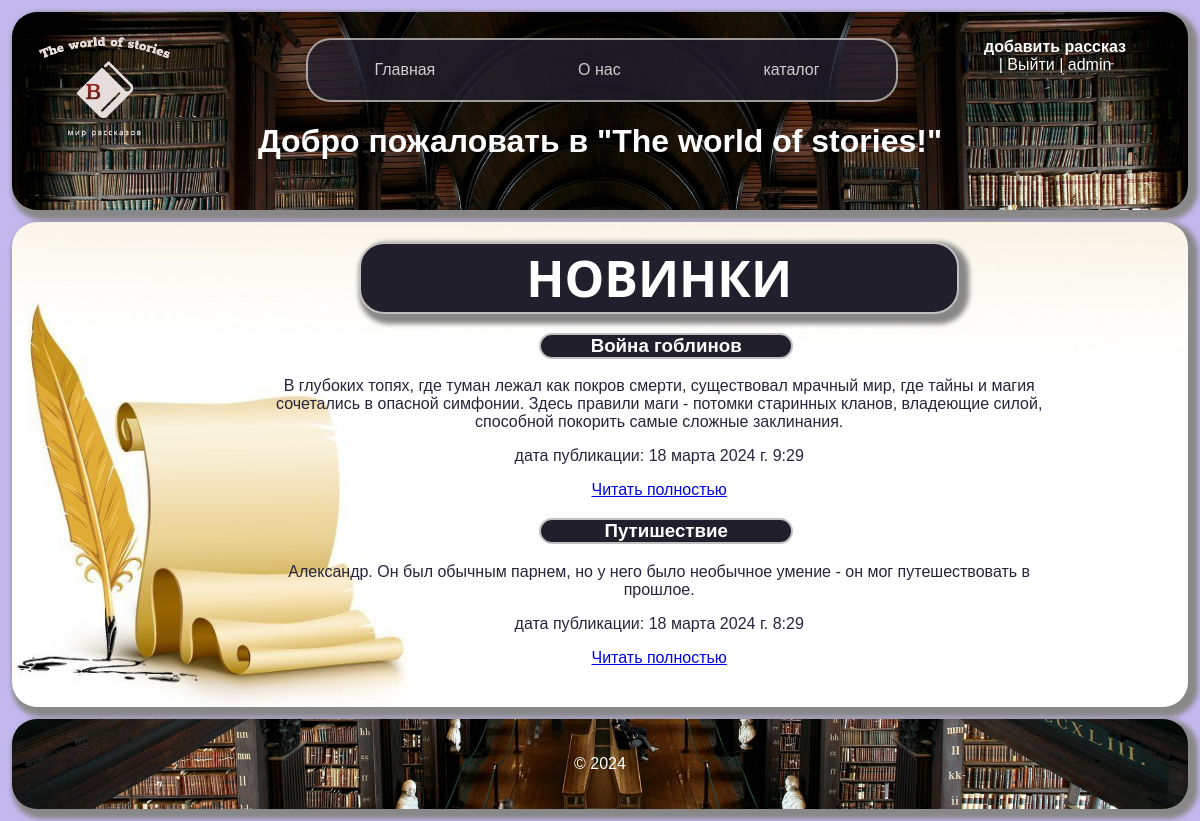
/catalog/ (signed in), run on the app's committed database.
### my_catalog/models.py (models this page shows, shortened)
class Story(models.Model):
    title = models.CharField(verbose_name='Название', max_length=250)
    summary = models.CharField(verbose_name='Краткое описание', max_length=250, blank=True)
    content = models.TextField(verbose_name='Текст')
    poster = models.ImageField(upload_to='media/', verbose_name='Постер', null=True, blank=True)
    date_publisher = models.DateTimeField(verbose_name='Дата публикации', auto_now=True)
    publisher = models.BooleanField(verbose_name='Публикация', default=True)
    class Meta:
        verbose_name = 'История'
        verbose_name_plural = 'Истории'
        ordering = ['-date_publisher']

### my_catalog/views.py (the view)
# urls.py: path('',views.catalog_home, name='catalog_home' ),
def catalog_home(request):
    story = Story.objects.order_by('-date_publisher')
    return render(request, 'my_catalog/catalog_main.html', {'story': story})

### my_catalog/templates/my_catalog/catalog_main.html (shortened to what this page needs)
{% extends 'base.html' %}
{% block content %}
    <div class="features-catalog">
        <h1 class="title">НОВИНКИ</h1>
        {% if story %}
            {% for item in story %}
                <div class="al ">
                    <h3 class="name-story">{{ item.title }}</h3>
                    <p class="summer">{{ item.summary }}</p>
                    <p class="date">дата публикации: {{ item.date_publisher }}</p>
                    <a href="{% url 'story-detail' item.id %}" class="btn btn-warning">Читать полностью</a>
                </div>
            {% endfor %}
        {% else %}
            <p>Ещё нет записей</p>
        {% endif %}
    </div>
{% endblock %}

### templates/base.html (shortened to what this page needs)
{% load static %}
<!DOCTYPE html>
<html lang="ru">
<head>
    <link rel="stylesheet" href="{% static 'my_blog/css/index.css'%}">
</head>
<body>
    <header>
        <a href="{% url 'home' %}"><img class="logo" src="/static/media/lable_img.png" width="150px" alt="Логотип"><img class="logo" src="/static/media/lable_img.png" width="150px" alt="Логотип"></a>
        <ul>
            <li class="reg">
                    {% if user.is_authenticated %}
                        <p> <strong><a href="{% url 'create' %}" class="creat creat_story">добавить рассказ</a> </strong><br>|
                            <a href="{% url 'users:logout' %}" class="exet">Выйти</a> | {{ user.username }}</p>
                    {% else %}
                        <a href="{% url 'users:login' %}" class="login">Войти</a>
                        <a href="{% url 'users:register' %}" class="regis">Регистрация</a>
                    {% endif %}
                </li>
        </ul>
        <nav>
            <ul>
                <li class="home"><a href="{% url 'home' %}" >Главная</a></li>
                <li class="about"><a href="{% url 'about' %}" >О нас</a></li>
                <li class="catalog"><a href="{% url 'catalog_home' %}" >каталог</a></li>
            </ul>
        </nav>
        <h1 class="hello">Добро пожаловать в "The world of stories!"</h1><br>{{ title }}
    </header>
    <main>
        <section>
            {% block content %}
            {% endblock %}
        </section>
    </main>
    <footer>
        <p>&copy; 2024  {{ title }} </p>
    </footer>
</body>
</html>

### my_blog/static/my_blog/css/index.css (style rules this page uses)
body { font-family: Arial, sans-serif; margin: 0; background: #C3B8EE; }
h1.title { font-size: 50px; text-transform: uppercase; color: #ffffff; background: #221F2C; text-align: center; margin: 0px 100px 10px 100px; font-family: 'Segoe UI', Tahoma, Geneva, Verdana, sans-serif; font-weight: bold; border-radius: 25px; border: 2px silver solid; box-shadow: 5px 5px 5px 5px #888888; }
header { background-color: #333; background-image: url("/static/media/library_in_a_newStyle.jpeg"); background-size: cover; background-repeat: no-repeat; color: #fff; text-align: center; padding: 10px 0; margin: 1% 1% 0 1%; border-radius: 25px; box-shadow: 5px 5px 5px 5px #888888; }
.logo { position: absolute; right: 85%; }
li.reg { position: absolute; left: 82%; bottom: 89%; list-style-type: none; }
li.reg a { color: white; text-decoration: none; }
nav { background-color: #221F2C; box-shadow: white; width: 50%; opacity: 0.8; color: #fff; text-align: center; padding: 5px 0; position: relative; left: 25%; border-radius: 25px; border: 2px silver solid; }
nav ul { list-style-type: none; padding: 0; display: flex; justify-content: space-around; }
nav ul li { display: inline; margin-right: 10px; }
nav a { color: #fff; text-decoration: none; }
main { padding: 20px; background: url("/static/media/fon.jpg") #FFBC73 no-repeat ; background-size: cover; background-position: bottom; height: 100%; margin: 1%; text-align: center; color: #28243B; border-radius: 25px; box-shadow: 5px 5px 5px 5px #888888; }
section { margin-bottom: 20px; }
footer { background-color: #333; background-image: url("/static/media/library_in_a_newStyle.jpeg"); background-size: cover; background-repeat: no-repeat; background-position: bottom; color: #fff; text-align: center; padding: 20px 0; margin: 0 1% 1% 1%; border-radius: 25px; box-shadow: 5px 5px 5px 5px #888888; height: 100%; }
.features-catalog { position: relative; left: 20%; width: 800px; }
.name-story { background: #221F2C; border-radius: 25px; border: 2px silver solid; color: white; width: 250px; position: relative; left: 35%; overflow: clip; }

### data on the page
Story: title "Война гоблинов", summary "В глубоких топях, где туман лежал как покров смерти, существовал мрачный мир, где тайны и магия сочетались в опасной симфонии. Здесь правили маги - потомки старинных кланов, владеющие силой, способной покорить самые сложные заклинания.", date_publisher "18 марта 2024 г. 9:29"
Story: title "Путишествие", summary "Александр. Он был обычным парнем, но у него было необычное умение - он мог путешествовать в прошлое.", date_publisher "18 марта 2024 г. 8:29"

### other printed values
{{ user.username }} "admin"
